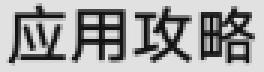
#> input picture trail/scenes/cw/assets/apply_strategy.png, 88 x 24 px (shown 3 times larger)
$ python -i build-cw-resource-bundle.py   (imports and definitions only)
#> lines starting #> are read from the running program, lines starting #| are printed output that depends on the picture
#> further down, picture is the input picture: PIL image 88x24 RGBA; mean R, G, B, A 163.6, 163.6, 164.3, 255
from __future__ import annotations

from collections.abc import Iterable, Mapping
from datetime import datetime, timezone
from hashlib import sha256
import json
from pathlib import Path
import shutil
from tempfile import TemporaryDirectory
from typing import Any

from PIL import Image

from trail.core.errors import TrailError
from trail.scenes.cw.equipment_resources import (
    EQUIPMENT_ICON_MAX_BYTES,
    build_cw_equipment_catalog,
    equipment_bundle_manifest_entry,
    safe_equipment_cache_segment,
    write_verified_equipment_icon,
)
from trail.scenes.cw.guide import download_cw_guide_config_data, normalize_cw_guide_config_data
from trail.scenes.cw.role_resources import (
    ROLE_ICON_MAX_BYTES,
    build_cw_role_catalog,
    download_role_icon_bytes,
    safe_role_cache_segment,
    write_verified_role_icon,
)
from trail.scenes.cw.static_resources import (
    CW_RESOURCE_BUNDLE_SCHEMA_VERSION,
    CW_ROLE_FEATURE_SCHEMA_VERSION,
    CW_ROLE_MANIFEST_SCHEMA_VERSION,
    CW_ROLE_RECOGNIZER_ALGORITHM_VERSION,
    CW_SLOT_EMPTY_TEMPLATE_VERSION,
    CW_SLOT_GEOMETRY_VERSION,
    _validate_role_empty_template_path,
    load_cw_resource_bundle_from_path,
    write_bundle_json,
    write_bundle_manifest,
)


ROOT = Path(__file__).resolve().parents[1]
DEFAULT_OUTPUT_ROOT = ROOT / "trail" / "scenes" / "cw" / "generated"
DEFAULT_EMPTY_TEMPLATE_ROOT = ROOT / "trail" / "scenes" / "cw" / "assets" / "slots"
ROLE_TARGET_SIZE = (103, 120)
ROLE_FEATURE_SIZE = (64, 64)
ROLE_AVATAR_ROI = [5, 4, 98, 108]
ROLE_HIST_BINS = (16, 16, 16)


def _is_path_link(path: Path) -> bool:
    is_junction = getattr(path, "is_junction", None)
    return path.is_symlink() or (callable(is_junction) and is_junction())


# [6 lines left out: function _iter_dicts, not called in this run]


def _normalized_name(value: object) -> str:
    return "".join(str(value or "").split()).lower()


def _by_key(items: Iterable[dict], key: str) -> dict[str, dict]:
    return {str(item[key]): item for item in items if item.get(key) is not None}


def _by_name(items: Iterable[dict], key: str = "name") -> dict[str, dict]:
    return {str(item[key]): item for item in items if item.get(key)}


# [39 lines left out: functions _indexes, _build_precomputed_equipment_features, not called in this run]


def _pixel_payload(image: Image.Image, mode: str) -> dict[str, Any]:
    normalized = image.convert(mode)
    return {"mode": mode, "size": list(normalized.size), "data": list(normalized.tobytes())}


# [5 lines left out: function _normalized_rgba, not called in this run]


def _alpha_mask(image: Image.Image, size: tuple[int, int]) -> Image.Image:
    return image.convert("RGBA").getchannel("A").resize(size, Image.Resampling.LANCZOS)


def _image_data(image: Image.Image):
    get_flattened_data = getattr(image, "get_flattened_data", None)
    return get_flattened_data() if callable(get_flattened_data) else image.getdata()


def _hsv_histogram(image: Image.Image) -> list[float]:
    rgba = image.convert("RGBA").resize(ROLE_FEATURE_SIZE, Image.Resampling.LANCZOS)
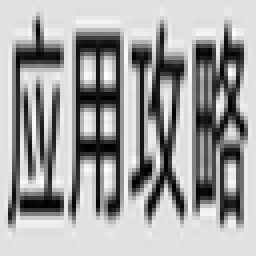
#> rgba: PIL image 64x64 RGBA (shown 4 times larger); mean R, G, B, A 163.6, 163.6, 164.3, 255
    hsv = rgba.convert("HSV")
#> hsv: PIL image 64x64 HSV; mean H, S, V 119.3, 1.3, 164.4
    alpha = rgba.getchannel("A")
#> alpha: PIL image 64x64 L; every value is 255
    histogram = [0.0] * (ROLE_HIST_BINS[0] * ROLE_HIST_BINS[1] * ROLE_HIST_BINS[2])
    total = 0.0
    for (hue, saturation, value), weight in zip(_image_data(hsv), _image_data(alpha)):
        if weight <= 8:
            continue
        hue_bin = min(ROLE_HIST_BINS[0] - 1, hue * ROLE_HIST_BINS[0] // 256)
        saturation_bin = min(ROLE_HIST_BINS[1] - 1, saturation * ROLE_HIST_BINS[1] // 256)
        value_bin = min(ROLE_HIST_BINS[2] - 1, value * ROLE_HIST_BINS[2] // 256)
        index = hue_bin * ROLE_HIST_BINS[1] * ROLE_HIST_BINS[2] + saturation_bin * ROLE_HIST_BINS[2] + value_bin
        histogram[index] += float(weight)
        total += float(weight)
#> this loop made 4096 passes
#> (value, value_bin, index, total) on passes 1 to 3: (226, 14, 2574, 255), (226, 14, 2574, 510), (226, 14, 2574, 765)
#> after the loop, histogram = 4096 values, max 414630 at index 2574, min 0 at index 16, mean 255; total = 1044480
    if total <= 0.0:
        return histogram
    return [round(value / total, 10) for value in histogram]


# [10 lines that did not run here, left out]


# [8 lines that did not run here, left out]


def _copy_empty_template(source_root: Path, staging_root: Path, filename: str, relative: str) -> dict[str, Any]:
    source = source_root / filename
    try:
        _validate_role_empty_template_path(source)
    except FileNotFoundError as exc:
        raise TrailError("CW_RESOURCE_BUNDLE_MISSING", f"missing cw role empty template: {source}") from exc
    except OSError as exc:
        raise TrailError("CW_RESOURCE_BUNDLE_INVALID", f"invalid cw role empty template: {source}") from exc
    target = staging_root / relative
    target.parent.mkdir(parents=True, exist_ok=True)
    shutil.copy2(source, target)
    return {"local_path": relative, "sha256": sha256(target.read_bytes()).hexdigest(), "size": target.stat().st_size}


# [8 lines that did not run here, left out]


def _source_roles(raw_config: Mapping[str, Any]) -> list[dict[str, Any]]:
    return [item for item in raw_config.get("role_list") or [] if isinstance(item, dict)]


# [14 lines that did not run here, left out]


def _has_enriched_trait_layers(config: Mapping[str, Any]) -> bool:
    return any(isinstance(item, dict) and item.get("layers") for item in _iter_dicts(config.get("traits")))


# [160 lines left out: functions _source_manifest, _ensure_generated_child, _replace_generated_bundle, build_cw_resource_bundle, not called in this run]


def main() -> None:
    result = build_cw_resource_bundle()
    print(json.dumps(result, ensure_ascii=False))


# [2 lines not run here, left out]

>>> from PIL import Image
>>> picture = Image.open('../trail/scenes/cw/assets/apply_strategy.png')
>>> result = _hsv_histogram(picture)
#> result = 4096 values, max 0.397 at index 2574, min 0 at index 16, mean 0.000244
